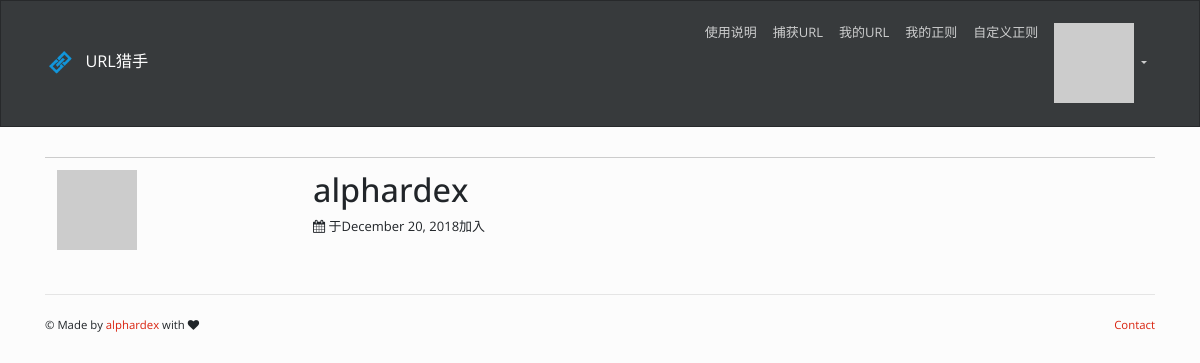
/user/alphardex (signed in), run on the app's committed database.
### urlhunter/models.py (models this page shows, shortened)
class User(db.Model, UserMixin):
    id = db.Column(db.Integer, primary_key=True)
    username = db.Column(db.String(80), index=True, unique=True, nullable=False)
    email = db.Column(db.String(120), index=True, unique=True, nullable=False)
    password_hash = db.Column(db.String(128))
    member_since = db.Column(db.DateTime, default=datetime.utcnow)
    urls = db.relationship('Url', backref='owner')
    regexs = db.relationship('Regex', backref='author')
    @login.user_loader
    def load_user(user_id):
        return User.query.get(int(user_id))
    def avatar(self, size):
        digest = md5(self.email.lower().encode('utf-8')).hexdigest()
        return f'https://www.gravatar.com/avatar/{digest}?d=identicon&s={size}'

### urlhunter/blueprints/user.py (the view)
@bp.route('/<string:username>')
def index(username):
    user = User.query.filter_by(username=username).first_or_404()
    return render_template('user/index.html', user=user)

### urlhunter/templates/user/index.html (shortened to what this page needs)
{% extends 'layout.html' %}
{% block content %}
    <table class="table table-hover">
        <tr>
            <td width="256px"><img src="{{ user.avatar(256) }}"></td>
            <td>
            <h1>{{ user.username }}</h1>
            <p><i class="fa fa-calendar"></i> 于{{ moment(user.member_since).format('LL') }}加入</p>
            </td>
        </tr>
    </table>
{% endblock %}

### urlhunter/templates/layout.html (shortened to what this page needs)
{% from 'bootstrap/nav.html' import render_nav_item %}
<!DOCTYPE html>
<html>
<head>
    {% block head %}
    {% block styles %}
    {{ bootstrap.load_css() }}
    <link rel="stylesheet" href="https://bootswatch.com/4/simplex/bootstrap.min.css">
    <link rel="stylesheet" href="{{ url_for('static', filename='css/style.css') }}">
    <link href="https://cdn.bootcss.com/font-awesome/4.7.0/css/font-awesome.min.css" rel="stylesheet">
    {% endblock styles %}
    {% endblock head %}
</head>
<body>
    {% block nav %}
    <nav class="navbar navbar-expand-lg navbar-dark bg-dark" role="navigation">
        <div class="container">
            <a class="navbar-brand" href="{{url_for('main.index')}}">
                <img src="{{ url_for('static', filename='favicon.ico') }}" height="32" width="32">
                &nbsp;{{ config['SITE_NAME'] }}
            </a>
            <div class="collapse navbar-collapse" id="navbarNavDropdown">
                <ul class="nav navbar-nav ml-auto">
                    {{render_nav_item('main.show_help', '使用说明')}}
                    {{render_nav_item('main.extract', '捕获URL')}}
                    {{render_nav_item('main.show_urls', '我的URL')}}
                    {{render_nav_item('main.show_regexs', '我的正则')}}
                    {{render_nav_item('main.upload_regex', '自定义正则')}}
                    {% if current_user.is_anonymous %}
                    {{render_nav_item('auth.login', '登录')}}
                    {% else %}
                    <li class="dropdown">
                        <a href="#" class="nav-link dropdown-toggle" id="navbarDropdownMenuLink" role="button"
                            data-toggle="dropdown" aria-haspopup="true" aria-expanded="false"><img src="{{ current_user.avatar(22) }}">
                        </a>
                    </li>
                    {% endif %}
                </ul>
            </div>
        </div>
    </nav>
    {% endblock nav %}
    <main class="container">
        {% block content %}{% endblock %}
        {% block footer %}
        <footer>
            <p class="float-left">
                <small>&copy;
                    Made by <a href="https://github.com/{{config['GITHUB_USERNAME']}}" target="_blank">{{config['GITHUB_USERNAME']}}</a>
                    with <span class="fa fa-heart"></span>
                </small>
            </p>
            <p class="float-right">
                <small><a href="mailto:{{ config['EMAIL'] }}">Contact</a></small>
            </p>
        </footer>
        {% endblock footer %}
    </main>
</body>
</html>

### urlhunter/static/css/style.css (style rules this page uses)
nav { margin-bottom: 30px; }
footer { margin: 30px 0; padding: 20px 0; border-top: 1px solid #e5e5e5; }

### data on the page
User: username "alphardex", member_since "December 20, 2018", GITHUB_USERNAME "alphardex"

### other printed values
{{ config['SITE_NAME'] }} "URL猎手"
{{ render_nav_item('main.show_help', '使用说明') }} "使用说明"
{{ render_nav_item('main.extract', '捕获URL') }} "捕获URL"
{{ render_nav_item('main.show_urls', '我的URL') }} "我的URL"
{{ render_nav_item('main.show_regexs', '我的正则') }} "我的正则"
{{ render_nav_item('main.upload_regex', '自定义正则') }} "自定义正则"
